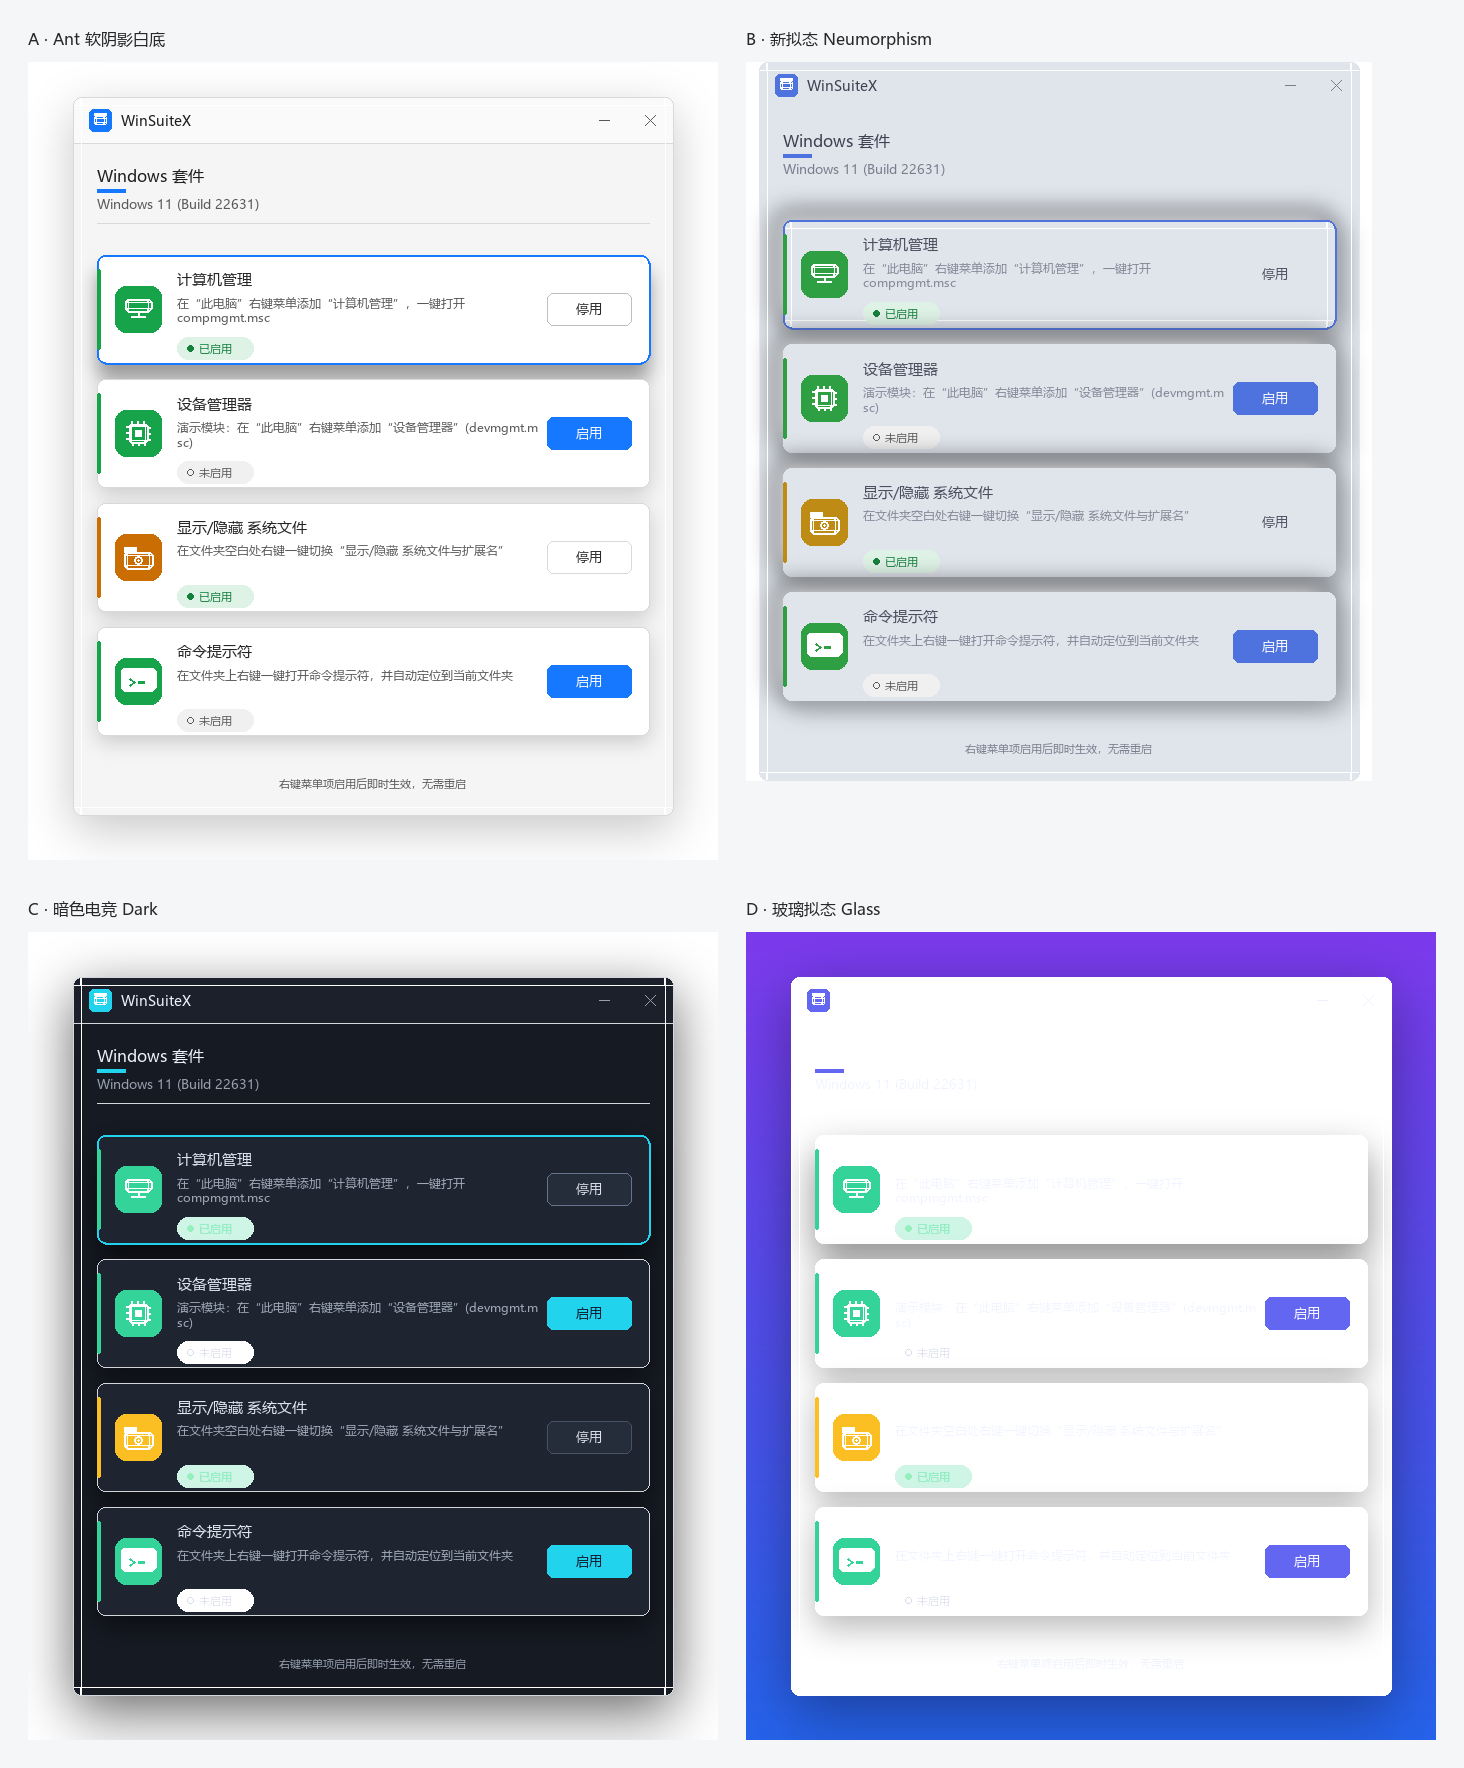

Here is the Python script that generated this plot:
"""
WinSuiteX 审美沙盒 — 同布局四套不同视觉方向对比。
不编译 C++，纯 PIL 原型，目的是让眼睛挑方向。
"""
import preview as P
from PIL import Image, ImageDraw, ImageFilter

# ---------- 通用：软阴影（真实高斯模糊） ----------
def soft_shadow(img, rect, radius, offset, color, blur):
    x1, y1, x2, y2 = rect
    offx, offy = offset
    sh = Image.new("RGBA", img.size, (0, 0, 0, 0))
    sd = ImageDraw.Draw(sh)
    P.rounded_rect(sd, [x1 + offx, y1 + offy, x2 + offx, y2 + offy], radius, fill=color)
    sh = sh.filter(ImageFilter.GaussianBlur(blur))
    return Image.alpha_composite(img, sh)

def vgradient(w, h, top, bottom):
    img = Image.new("RGBA", (w, h))
    d = ImageDraw.Draw(img)
    r1, g1, b1 = top[:3]; r2, g2, b2 = bottom[:3]
    for y in range(h):
        t = y / max(1, h - 1)
        col = (int(r1 + (r2 - r1) * t), int(g1 + (g2 - g1) * t),
               int(b1 + (b2 - b1) * t), 255)
        d.line([(0, y), (w, y)], fill=col)
    return img

# ---------- 主题定义 ----------
THEMES = {
    "A_ant_soft": {
        "label": "A · Ant 软阴影白底",
        "bg": (245, 245, 245, 255),
        "tb_bg": (250, 250, 250, 255),
        "card_bg": (255, 255, 255, 255),
        "win_border": (217, 217, 217, 255),
        "text_title": (31, 31, 31, 255),
        "text": (38, 38, 38, 255),
        "sub": (89, 89, 89, 255),
        "desc": (89, 89, 89, 255),
        "primary": (22, 119, 255, 255),
        "primary_h": (22, 119, 255, 255),
        "btn_sec_bg": (255, 255, 255, 255),
        "btn_sec_border": (217, 217, 217, 255),
        "btn_sec_border_h": (191, 191, 191, 255),
        "accents": {"run": (22, 163, 74, 255), "reg": (22, 119, 255, 255), "shell": (202, 110, 4, 255)},
        "style": "flat_soft",
        "card_shadow": {"offset": (0, 7), "color": (0, 0, 0, 42), "blur": 9},
        "card_hover_shadow": {"offset": (0, 16), "color": (0, 0, 0, 95), "blur": 9},
        "win_shadow": {"offset": (0, 14), "color": (0, 0, 0, 55), "blur": 22},
    },
    "B_neumorphism": {
        "label": "B · 新拟态 Neumorphism",
        "bg": (224, 229, 236, 255),
        "tb_bg": (224, 229, 236, 255),
        "card_bg": (224, 229, 236, 255),
        "win_border": (224, 229, 236, 255),
        "text_title": (60, 66, 80, 255),
        "text": (74, 80, 94, 255),
        "sub": (120, 126, 140, 255),
        "desc": (130, 136, 150, 255),
        "primary": (78, 115, 223, 255),
        "primary_h": (96, 132, 235, 255),
        "btn_sec_bg": (224, 229, 236, 255),
        "btn_sec_border": (224, 229, 236, 255),
        "btn_sec_border_h": (224, 229, 236, 255),
        "accents": {"run": (46, 160, 67, 255), "reg": (78, 115, 223, 255), "shell": (190, 140, 20, 255)},
        "style": "neu",
        "card_shadow": None,
        "card_hover_shadow": None,
        "win_shadow": None,
    },
    "C_dark_esports": {
        "label": "C · 暗色电竞 Dark",
        "bg": (22, 26, 35, 255),
        "tb_bg": (27, 32, 43, 255),
        "card_bg": (30, 36, 48, 255),
        "win_border": (70, 80, 100, 60),
        "text_title": (236, 240, 248, 255),
        "text": (222, 228, 238, 255),
        "sub": (150, 160, 175, 255),
        "desc": (160, 170, 185, 255),
        "primary": (34, 211, 238, 255),
        "primary_h": (103, 232, 249, 255),
        "btn_sec_bg": (38, 45, 58, 255),
        "btn_sec_border": (70, 82, 100, 255),
        "btn_sec_border_h": (100, 116, 140, 255),
        "accents": {"run": (52, 211, 153, 255), "reg": (34, 211, 238, 255), "shell": (251, 191, 36, 255)},
        "style": "dark",
        "card_shadow": {"offset": (0, 10), "color": (0, 0, 0, 130), "blur": 13},
        "card_hover_shadow": {"offset": (0, 14), "color": (0, 0, 0, 170), "blur": 15},
        "win_shadow": {"offset": (0, 16), "color": (0, 0, 0, 150), "blur": 26},
    },
    "D_glass": {
        "label": "D · 玻璃拟态 Glass",
        "bg_gradient": ((124, 58, 237, 255), (37, 99, 235, 255)),
        "bg": (255, 255, 255, 16),
        "tb_bg": (255, 255, 255, 10),
        "card_bg": (255, 255, 255, 40),
        "win_border": (255, 255, 255, 90),
        "text_title": (255, 255, 255, 255),
        "text": (255, 255, 255, 245),
        "sub": (235, 240, 255, 220),
        "desc": (235, 240, 255, 210),
        "primary": (99, 102, 241, 255),
        "primary_h": (129, 132, 248, 255),
        "btn_sec_bg": (255, 255, 255, 30),
        "btn_sec_border": (255, 255, 255, 110),
        "btn_sec_border_h": (255, 255, 255, 170),
        "accents": {"run": (52, 211, 153, 255), "reg": (129, 140, 248, 255), "shell": (251, 191, 36, 255)},
        "style": "glass",
        "card_shadow": {"offset": (0, 12), "color": (0, 0, 0, 70), "blur": 16},
        "card_hover_shadow": {"offset": (0, 18), "color": (0, 0, 0, 110), "blur": 18},
        "win_shadow": {"offset": (0, 16), "color": (0, 0, 0, 90), "blur": 28},
    },
}

# ---------- 复用 preview 的控件画法 ----------
def draw_icon_tile(draw, rect, fid, accent):
    P.rounded_rect(draw, rect, 11, fill=accent, outline=accent)
    P.draw_icon(draw, rect, fid, accent)

def draw_button(draw, rect, text, primary, hover, t):
    if primary:
        fill = t["primary_h"] if hover else t["primary"]
        fg = (15, 23, 42, 255) if t["style"] == "dark" else (255, 255, 255, 255)
    else:
        fill = t["btn_sec_bg"]
        border = t["btn_sec_border_h"] if hover else t["btn_sec_border"]
        P.rounded_rect(draw, rect, 6, fill=fill, outline=border)
        cx = (rect[0] + rect[2]) // 2; cy = (rect[1] + rect[3]) // 2
        P.draw_text(draw, (cx, cy), text, t["text"], 13, anchor="mm")
        return
    P.rounded_rect(draw, rect, 6, fill=fill, outline=fill)
    cx = (rect[0] + rect[2]) // 2; cy = (rect[1] + rect[3]) // 2
    P.draw_text(draw, (cx, cy), text, fg, 13, anchor="mm")

def draw_badge(draw, rect, text, installed, t):
    if t["style"] in ("dark", "glass"):
        fill = (52, 211, 153, 60) if installed else (255, 255, 255, 22)
        fg = (150, 240, 190, 255) if installed else (210, 216, 230, 235)
    else:
        fill = (223, 242, 230, 255) if installed else (240, 240, 240, 255)
        fg = (21, 128, 61, 255) if installed else (89, 89, 89, 255)
    P.rounded_rect(draw, rect, 11, fill=fill, outline=fill)
    cx = (rect[0] + rect[2]) // 2; cy = (rect[1] + rect[3]) // 2
    dr = 3
    drect = [rect[0] + 10, cy - dr, rect[0] + 10 + 2 * dr, cy + dr]
    if installed:
        draw.ellipse(drect, fill=fg)
    else:
        draw.ellipse(drect, fill=fill, outline=fg, width=1)
    P.draw_text(draw, (rect[0] + 22, cy), text, fg, 11, anchor="lm")

def draw_card(img, x1, y1, x2, y2, feature, installed, hover, t):
    style = t["style"]
    sh = t["card_hover_shadow"] if hover else t["card_shadow"]
    if sh:
        img = soft_shadow(img, [x1, y1, x2, y2], P.RADIUS, sh["offset"], sh["color"], sh["blur"])
    draw = ImageDraw.Draw(img)

    if style == "neu":
        # 双柔光阴影（暗下右 + 亮上左），无边框
        img = soft_shadow(img, [x1, y1, x2, y2], P.RADIUS, (7, 7), (160, 168, 182, 110), 12)
        draw = ImageDraw.Draw(img)
        img = soft_shadow(img, [x1, y1, x2, y2], P.RADIUS, (-7, -7), (255, 255, 255, 200), 12)
        draw = ImageDraw.Draw(img)
        P.rounded_rect(draw, [x1, y1, x2, y2], P.RADIUS, fill=t["card_bg"])
        if hover:
            P.rounded_rect(draw, [x1, y1, x2, y2], P.RADIUS, outline=t["primary"], width=2)
    elif style == "dark":
        P.rounded_rect(draw, [x1, y1, x2, y2], P.RADIUS, fill=t["card_bg"],
                       outline=t["primary"] if hover else t["win_border"], width=1 if not hover else 2)
    elif style == "glass":
        P.rounded_rect(draw, [x1, y1, x2, y2], P.RADIUS, fill=t["card_bg"], outline=t["win_border"], width=1)
    else:  # flat_soft
        if hover:
            P.rounded_rect(draw, [x1, y1, x2, y2], P.RADIUS, fill=t["card_bg"], outline=t["primary"], width=2)
        else:
            P.rounded_rect(draw, [x1, y1, x2, y2], P.RADIUS, fill=t["card_bg"], outline=t["win_border"])

    accent = t["accents"]["reg"]
    if feature["kind"] == "run":
        accent = t["accents"]["run"]
    elif feature["kind"] == "shell":
        accent = t["accents"]["shell"]
    # accent bar
    P.rounded_rect(draw, [x1, y1 + 14, x1 + P.BAR_W, y2 - 14], 2, fill=accent, outline=accent)
    # icon tile
    icon_rect = [x1 + 18, y1 + (P.CARD_H - P.ICON_SZ) // 2, x1 + 18 + P.ICON_SZ, y1 + (P.CARD_H - P.ICON_SZ) // 2 + P.ICON_SZ]
    draw_icon_tile(draw, icon_rect, feature["id"], accent)
    # button
    btn_rect = [x2 - 18 - P.BTN_W, y1 + (P.CARD_H - P.BTN_H) // 2, x2 - 18, y1 + (P.CARD_H - P.BTN_H) // 2 + P.BTN_H]
    draw_button(draw, btn_rect, "启用" if not installed else "停用", primary=not installed, hover=hover, t=t)
    # text
    tx = icon_rect[2] + 16
    P.draw_text(draw, (tx, y1 + 18), feature["name"], t["text"], 15, bold=True, anchor="lt")
    max_desc_w = btn_rect[0] - 14 - tx
    P.draw_text_wrapped(draw, (tx, y1 + 42), feature["desc"], t["desc"], 12, max_desc_w, max_lines=2)
    badge_rect = [tx, y1 + 82, tx + P.BADGE_W, y1 + 82 + P.BADGE_H]
    draw_badge(draw, badge_rect, "已启用" if installed else "未启用", installed, t)
    return img

def render_window(t):
    W = P.WIN_W + 2 * P.SHADOW_PAD
    H = P.WIN_H + 2 * P.SHADOW_PAD
    MOCK = 44
    if t.get("bg_gradient"):
        bg = vgradient(W + 2 * MOCK, H + 2 * MOCK, t["bg_gradient"][0], t["bg_gradient"][1])
    else:
        bg = Image.new("RGBA", (W + 2 * MOCK, H + 2 * MOCK), (0, 0, 0, 0))
    img = bg
    if t.get("win_shadow"):
        img = soft_shadow(img, [MOCK + P.SHADOW_PAD, MOCK + P.SHADOW_PAD,
                                MOCK + P.SHADOW_PAD + P.WIN_W, MOCK + P.SHADOW_PAD + P.WIN_H],
                          P.WIN_RADIUS, t["win_shadow"]["offset"], t["win_shadow"]["color"], t["win_shadow"]["blur"])
    draw = ImageDraw.Draw(img)
    ox, oy = MOCK + P.SHADOW_PAD, MOCK + P.SHADOW_PAD

    P.rounded_rect(draw, [ox, oy, ox + P.WIN_W, oy + P.WIN_H], P.WIN_RADIUS,
                   fill=t["bg"], outline=t["win_border"], width=1)
    # title bar
    P.rounded_rect(draw, [ox, oy, ox + P.WIN_W, oy + P.TITLE_H], P.WIN_RADIUS, fill=t["tb_bg"], outline=t["tb_bg"])
    draw.rectangle([ox + 1, oy + P.TITLE_H - 6, ox + P.WIN_W - 1, oy + P.TITLE_H], fill=t["tb_bg"][:3] + (255,) if len(t["tb_bg"]) == 3 else t["tb_bg"])
    draw.line([(ox, oy + P.TITLE_H), (ox + P.WIN_W, oy + P.TITLE_H)], fill=t["win_border"], width=1)
    # app icon
    P.rounded_rect(draw, [ox + 16, oy + 12, ox + 38, oy + 34], 5, fill=t["primary"], outline=t["primary"])
    cx, cy = ox + 27, oy + 23
    P.rounded_rect(draw, [cx - 6, cy - 4, cx + 6, cy + 4], 2, outline=(255, 255, 255, 255), width=1)
    draw.rectangle([cx - 6, oy + 16, cx + 6, oy + 18], fill=(255, 255, 255, 255))
    P.draw_text(draw, (ox + 48, oy + P.TITLE_H // 2), "WinSuiteX", t["text_title"], 14, bold=True, anchor="lm")
    # min / close
    mc = ox + P.WIN_W - P.TB_BTN_W * 3 // 2
    ccx = ox + P.WIN_W - P.TB_BTN_W // 2
    mcy = ccy = oy + P.TITLE_H // 2
    sc = t["sub"]
    draw.line([(mc - 5, mcy), (mc + 5, mcy)], fill=sc, width=1)
    draw.line([(ccx - 5, ccy - 5), (ccx + 5, ccy + 5)], fill=sc, width=1)
    draw.line([(ccx - 5, ccy + 5), (ccx + 5, ccy - 5)], fill=sc, width=1)
    # hero
    P.draw_text(draw, (ox + P.MARGIN, oy + P.TITLE_H + 33), "Windows \u5957\u4ef6", t["text_title"], 16, bold=True, anchor="lm")
    draw.rectangle([ox + P.MARGIN, oy + P.TITLE_H + 46, ox + P.MARGIN + 28, oy + P.TITLE_H + 49], fill=t["primary"][:3] + (255,) if len(t["primary"]) == 3 else t["primary"])
    P.draw_text(draw, (ox + P.MARGIN, oy + P.TITLE_H + 61), "Windows 11 (Build 22631)", t["sub"], 13, anchor="lm")
    draw.line([(ox + P.MARGIN, oy + P.TITLE_H + P.HEADER_H - 16), (ox + P.WIN_W - P.MARGIN, oy + P.TITLE_H + P.HEADER_H - 16)], fill=t["win_border"], width=1)

    features = [
        {"id": "ComputerManagement", "kind": "run", "name": "\u8ba1\u7b97\u673a\u7ba1\u7406", "desc": "\u5728\u201c\u6b64\u7535\u8111\u201d\u53f3\u952e\u83dc\u5355\u6dfb\u52a0\u201c\u8ba1\u7b97\u673a\u7ba1\u7406\u201d\uff0c\u4e00\u952e\u6253\u5f00 compmgmt.msc", "installed": True},
        {"id": "DeviceManager", "kind": "run", "name": "\u8bbe\u5907\u7ba1\u7406\u5668", "desc": "\u6f14\u793a\u6a21\u5757\uff1a\u5728\u201c\u6b64\u7535\u8111\u201d\u53f3\u952e\u83dc\u5355\u6dfb\u52a0\u201c\u8bbe\u5907\u7ba1\u7406\u5668\u201d(devmgmt.msc)", "installed": False},
        {"id": "SuperHidden", "kind": "shell", "name": "\u663e\u793a/\u9690\u85cf \u7cfb\u7edf\u6587\u4ef6", "desc": "\u5728\u6587\u4ef6\u5939\u7a7a\u767d\u5904\u53f3\u952e\u4e00\u952e\u5207\u6362\u201c\u663e\u793a/\u9690\u85cf \u7cfb\u7edf\u6587\u4ef6\u4e0e\u6269\u5c55\u540d\u201d", "installed": True},
        {"id": "CmdHere", "kind": "run", "name": "\u547d\u4ee4\u63d0\u793a\u7b26", "desc": "\u5728\u6587\u4ef6\u5939\u4e0a\u53f3\u952e\u4e00\u952e\u6253\u5f00\u547d\u4ee4\u63d0\u793a\u7b26\uff0c\u5e76\u81ea\u52a8\u5b9a\u4f4d\u5230\u5f53\u524d\u6587\u4ef6\u5939", "installed": False},
    ]
    cy = P.TITLE_H + P.HEADER_H + P.CARD_GAP
    for i, f in enumerate(features):
        y1 = oy + cy
        img = draw_card(img, ox + P.MARGIN, y1, ox + P.WIN_W - P.MARGIN, y1 + P.CARD_H, f, f["installed"], hover=(i == 0), t=t)
        draw = ImageDraw.Draw(img)
        cy += P.CARD_H + P.CARD_GAP
    # footer
    zone_top = oy + P.WIN_H - P.FOOTER_H
    mid = zone_top + P.FOOTER_H // 2
    P.draw_text(draw, (ox + P.WIN_W // 2, mid), '\u53f3\u952e\u83dc\u5355\u9879\u542f\u7528\u540e\u5373\u65f6\u751f\u6548\uff0c\u65e0\u9700\u91cd\u542f', t["sub"], 11, anchor="mm")
    P.rounded_rect(draw, [ox, oy, ox + P.WIN_W, oy + P.WIN_H], P.WIN_RADIUS, outline=t["win_border"], width=1)
    bbox = img.getbbox()
    return img.crop(bbox)

def main():
    keys = list(THEMES.keys())
    cells = {}
    for k in keys:
        cells[k] = render_window(THEMES[k])
        cells[k].save(f"theme_{k}.png")
        print("saved", k, cells[k].size)
    # 2x2 grid
    pad = 28
    label_h = 34
    cw = max(c.size[0] for c in cells.values())
    ch = max(c.size[1] for c in cells.values())
    grid = Image.new("RGBA", (cw * 2 + pad * 3, ch * 2 + pad * 3 + label_h * 2), (245, 246, 248, 255))
    g = ImageDraw.Draw(grid)
    positions = [(0, 0), (1, 0), (0, 1), (1, 1)]
    for k, (col, row) in zip(keys, positions):
        x = pad + col * (cw + pad)
        y = pad + row * (ch + pad + label_h)
        grid.paste(cells[k], (x, y + label_h))
        g.text((x, y), THEMES[k]["label"], fill=(40, 40, 40, 255), font=P.font(16, True))
    grid.save("themes_gallery.png")
    print("themes_gallery.png saved", grid.size)

if __name__ == "__main__":
    main()
